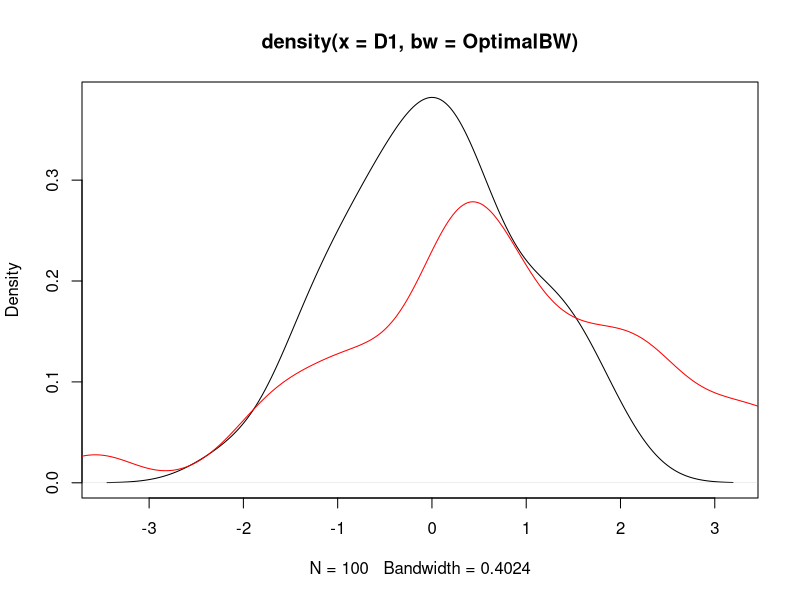
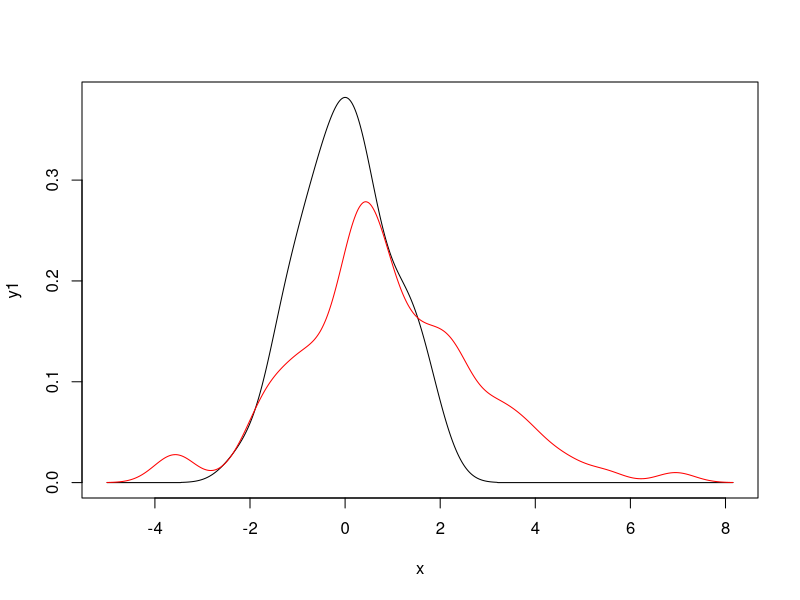
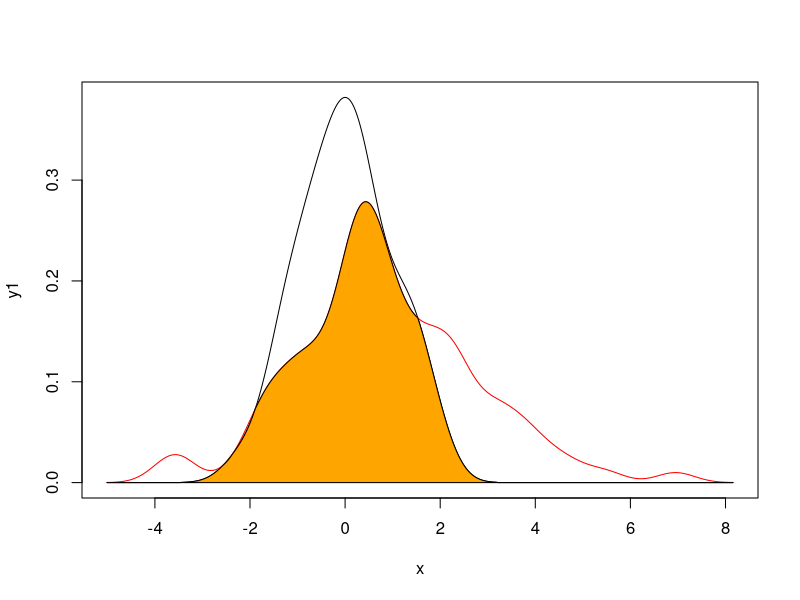

Reproduce these figures in R, in order.
## ---- chunk 1
knitr::opts_chunk$set(echo = TRUE)
## ---- chunk 2
D1 <- rnorm(100)
D2 <- rnorm(100, mean = .5, sd = 2)
## ---- chunk 3
# Comparaison entre les bp de chaque distribution et de l'ensemble des données
bw.SJ(D1)
bw.SJ(D2)
bw.SJ(c(D1, D2))
# On retient la bp de la distribution de référence, ici D1
OptimalBW <- bw.SJ(D1)
## ---- chunk 4
dD1 <- density(D1, bw=OptimalBW)
dD2 <- density(D2, bw=OptimalBW)
# figure
plot(dD1)
lines(dD2, col="red")
## ---- chunk 5
# Estimation de la distribution 1 aux x de la diostrbution 2
adD1 <- approx(dD1$x, dD1$y, xout=dD2$x)
# Les NA sont des zéros (au-delà des bornes d'origine)
adD1$y[is.na(adD1$y)] <- 0
# Estimation de la distribution 2 aux x de la diostrbution 1
adD2 <- approx(dD2$x, dD2$y, xout=dD1$x)
# Les NA sont des zéros (au-delà des bornes d'origine)
adD2$y[is.na(adD2$y)] <- 0
# Fusion. Toutes les valeurs de x
x <- c(dD1$x, dD2$x)
# y de la distribution 1
y1 <- c(dD1$y, adD1$y)
# y de la distribution 2. Attention à l'ordre
y2 <- c(adD2$y, dD2$y)
# Tri par x croissant.
sortedXindex <- sort(x, index.return=TRUE)$ix
y1 <- y1[sortedXindex]
y2 <- y2[sortedXindex]
x <- x[sortedXindex]
# Figure: la même qu'avant mais avec toutes les valeurs de x et y
plot(x, y1, type="l")
lines(x, y2, col="red")
## ---- chunk 6
library(sfsmisc)
# calculate intersection densities
w <- pmin(y1, y2)
# integrate areas under curves
total <- integrate.xy(x, y1) + integrate.xy(x, y2)
intersection <- integrate.xy(x, w)
# compute non-overlap coefficient
1 -  2*intersection/total
# Figure : surface commune
plot(x, y1, type="l")
lines(x, y2, col="red")
polygon(c(x, rev(x)), c(w, rep(0, length(x))), col = "orange")
